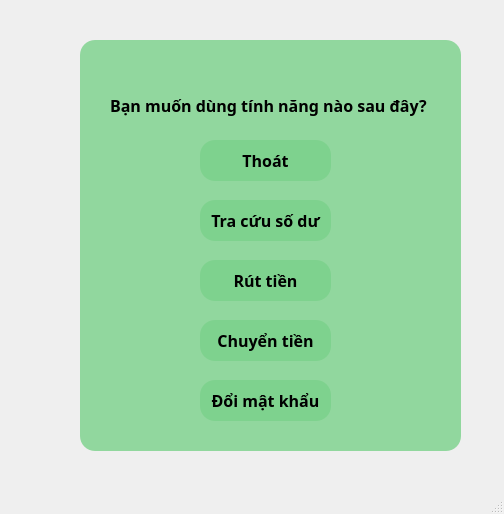
<?xml version="1.0" encoding="UTF-8"?>
<ui version="4.0">
 <class>CustomerChoice_2</class>
 <widget class="QMainWindow" name="CustomerChoice_2">
  <property name="geometry">
   <rect>
    <x>0</x>
    <y>0</y>
    <width>504</width>
    <height>514</height>
   </rect>
  </property>
  <property name="windowTitle">
   <string>MainWindow</string>
  </property>
  <widget class="QWidget" name="centralwidget">
   <widget class="QWidget" name="widget" native="true">
    <property name="geometry">
     <rect>
      <x>80</x>
      <y>40</y>
      <width>381</width>
      <height>411</height>
     </rect>
    </property>
    <property name="styleSheet">
     <string notr="true">background-color: rgba(121,209,137,0.8);
border-radius: 15px;</string>
    </property>
    <widget class="QLabel" name="labelquestion">
     <property name="geometry">
      <rect>
       <x>30</x>
       <y>40</y>
       <width>341</width>
       <height>51</height>
      </rect>
     </property>
     <property name="font">
      <font>
       <family>SVN-HC 1785 GLC Baskerville</family>
       <pointsize>12</pointsize>
       <weight>75</weight>
       <bold>true</bold>
      </font>
     </property>
     <property name="styleSheet">
      <string notr="true">background-color: rgba(255,255,255,0);</string>
     </property>
     <property name="text">
      <string>Bạn muốn dùng tính năng nào sau đây?</string>
     </property>
    </widget>
    <widget class="QPushButton" name="pushButtonTracuu">
     <property name="geometry">
      <rect>
       <x>120</x>
       <y>160</y>
       <width>131</width>
       <height>41</height>
      </rect>
     </property>
     <property name="font">
      <font>
       <family>SVN-HC 1785 GLC Baskerville</family>
       <pointsize>12</pointsize>
       <weight>75</weight>
       <bold>true</bold>
      </font>
     </property>
     <property name="styleSheet">
      <string notr="true">QPushButton#pushButtonLogin{
		background-color: rgba(60,81,43,0.6);
		color: rgba(255,255,255,0.7);
		border-radius: 10px;}
QPushButton#pushButtonLogin::pressed{
		padding-left: 5px;
		padding-top:5px;
		background-color: rgba(136,172,107,0.6);
}
QQPushButton#pushButtonLogin::hover{
		background-color: rgba(136,172,107,0.4);
}</string>
     </property>
     <property name="text">
      <string>Tra cứu số dư</string>
     </property>
    </widget>
    <widget class="QPushButton" name="pushButtonRuttien">
     <property name="geometry">
      <rect>
       <x>120</x>
       <y>220</y>
       <width>131</width>
       <height>41</height>
      </rect>
     </property>
     <property name="font">
      <font>
       <family>SVN-HC 1785 GLC Baskerville</family>
       <pointsize>12</pointsize>
       <weight>75</weight>
       <bold>true</bold>
      </font>
     </property>
     <property name="styleSheet">
      <string notr="true">QPushButton#pushButtonLogin{
		background-color: rgba(60,81,43,0.6);
		color: rgba(255,255,255,0.7);
		border-radius: 10px;}
QPushButton#pushButtonLogin::pressed{
		padding-left: 5px;
		padding-top:5px;
		background-color: rgba(136,172,107,0.6);
}
QQPushButton#pushButtonLogin::hover{
		background-color: rgba(136,172,107,0.4);
}</string>
     </property>
     <property name="text">
      <string>Rút tiền</string>
     </property>
    </widget>
    <widget class="QPushButton" name="pushButtonChuyentien">
     <property name="geometry">
      <rect>
       <x>120</x>
       <y>280</y>
       <width>131</width>
       <height>41</height>
      </rect>
     </property>
     <property name="font">
      <font>
       <family>SVN-HC 1785 GLC Baskerville</family>
       <pointsize>12</pointsize>
       <weight>75</weight>
       <bold>true</bold>
      </font>
     </property>
     <property name="styleSheet">
      <string notr="true">QPushButton#pushButtonLogin{
		background-color: rgba(60,81,43,0.6);
		color: rgba(255,255,255,0.7);
		border-radius: 10px;}
QPushButton#pushButtonLogin::pressed{
		padding-left: 5px;
		padding-top:5px;
		background-color: rgba(136,172,107,0.6);
}
QQPushButton#pushButtonLogin::hover{
		background-color: rgba(136,172,107,0.4);
}</string>
     </property>
     <property name="text">
      <string>Chuyển tiền</string>
     </property>
    </widget>
    <widget class="QPushButton" name="pushButtonDoimk">
     <property name="geometry">
      <rect>
       <x>120</x>
       <y>340</y>
       <width>131</width>
       <height>41</height>
      </rect>
     </property>
     <property name="font">
      <font>
       <family>SVN-HC 1785 GLC Baskerville</family>
       <pointsize>12</pointsize>
       <weight>75</weight>
       <bold>true</bold>
      </font>
     </property>
     <property name="styleSheet">
      <string notr="true">QPushButton#pushButtonLogin{
		background-color: rgba(60,81,43,0.6);
		color: rgba(255,255,255,0.7);
		border-radius: 10px;}
QPushButton#pushButtonLogin::pressed{
		padding-left: 5px;
		padding-top:5px;
		background-color: rgba(136,172,107,0.6);
}
QQPushButton#pushButtonLogin::hover{
		background-color: rgba(136,172,107,0.4);
}</string>
     </property>
     <property name="text">
      <string>Đổi mật khẩu</string>
     </property>
    </widget>
    <widget class="QPushButton" name="pushButtonThoat">
     <property name="geometry">
      <rect>
       <x>120</x>
       <y>100</y>
       <width>131</width>
       <height>41</height>
      </rect>
     </property>
     <property name="font">
      <font>
       <family>SVN-HC 1785 GLC Baskerville</family>
       <pointsize>12</pointsize>
       <weight>75</weight>
       <bold>true</bold>
      </font>
     </property>
     <property name="styleSheet">
      <string notr="true">QPushButton#pushButtonLogin{
		background-color: rgba(60,81,43,0.59);
		color: rgba(255,255,255,0.7);
		border-radius: 10px;}
QPushButton#pushButtonLogin::pressed{
		padding-left: 5px;
		padding-top:5px;
		background-color: rgba(136,172,107,0.6);
}
QQPushButton#pushButtonLogin::hover{
		background-color: rgba(136,172,107,0.4);
}</string>
     </property>
     <property name="text">
      <string>Thoát</string>
     </property>
    </widget>
   </widget>
  </widget>
  <widget class="QMenuBar" name="menubar">
   <property name="geometry">
    <rect>
     <x>0</x>
     <y>0</y>
     <width>504</width>
     <height>25</height>
    </rect>
   </property>
  </widget>
  <widget class="QStatusBar" name="statusbar"/>
 </widget>
 <resources/>
 <connections/>
</ui>
